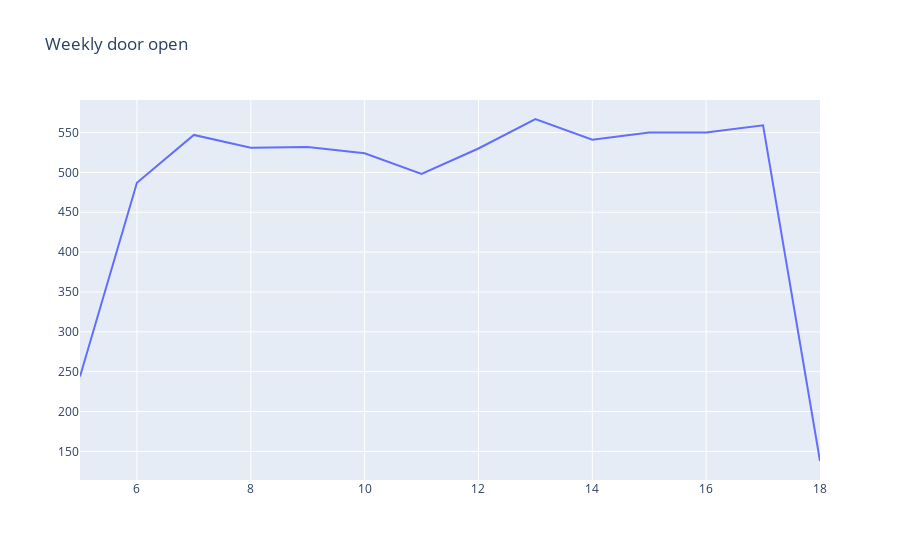

Write notebook code for a chart like this one.
### Code cell
fig = go.Figure()
fig.add_trace(go.Scatter(x=door_opened_df.index, y=door_opened_df['door'], mode='lines',name='door opened every day'))
fig.update_layout(title='Weekly door open')
fig.show()

### Figure 1 — Plotly figure (JSON) as saved in the notebook; plotly's stock layout.template omitted (floating-point values rounded to 4 significant figures)
{"data": [{"mode": "lines", "name": "door opened every day", "type": "scatter", "x": [5, 6, 7, 8, 9, 10, 11, 12, 13, 14, 15, 16, 17, 18], "y": [244, 487, 547, 531, 532, 524, 498, 530, 567, 541, 550, 550, 559, 138]}], "layout": {"title": {"text": "Weekly door open"}}}
